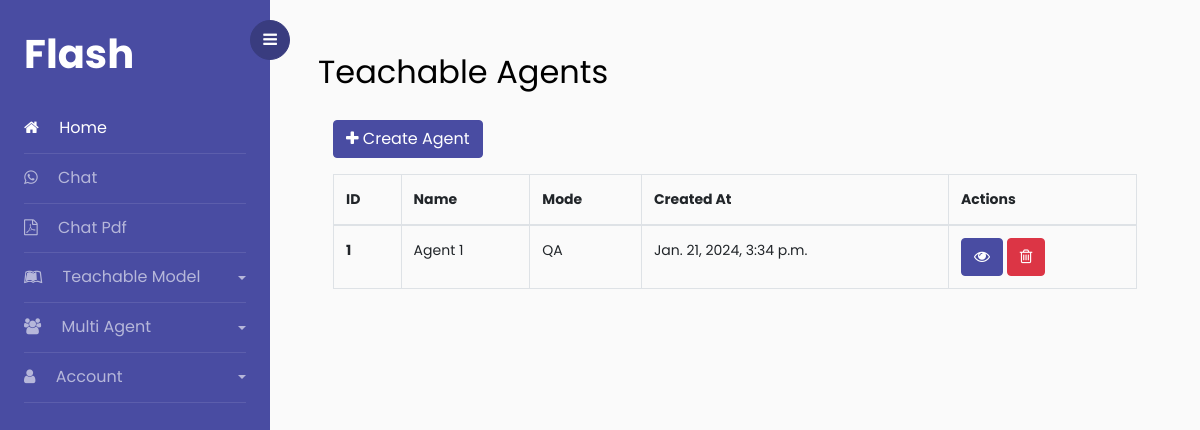
Page /chat/teachable-agent/ (signed in) on the committed database.
### chat/models.py (models this page shows, shortened)
class TeachableAgent(models.Model):
    MODE_CHOICES = (
        ('QA', 'Question-Answer'),
        ('PDF', 'PDF'),
    )
    user = models.ForeignKey(User, on_delete=models.CASCADE, related_name='teachable_agents')
    name = models.CharField(max_length=255)
    slug = models.SlugField(max_length=255, unique=True, blank=True, null=True)
    mode = models.CharField(max_length=255, choices=MODE_CHOICES, default='QA')
    created_at = models.DateTimeField(auto_now_add=True)
    updated_at = models.DateTimeField(auto_now=True)
    is_active = models.BooleanField(default=True)

### chat/views.py (the view)
# urls.py: path("teachable-agent/", TeachableAgentView.as_view(), name="teachable-agent"),
class TeachableAgentView(LoginRequiredMixin, View):
    def get(self, request, *args, **kwargs):
        agents = request.user.teachable_agents.all()
        return render(request, "pages/teachable_agents.html", {'agents': agents})

### templates/pages/teachable_agents.html
{% extends "pages/base.html" %}
{% block content %}
    <div id="content" class="p-4 p-md-5 pt-5">
        <h2 class="mb-4">Teachable Agents</h2>
        <div class="container">
            {% if agents %}
            <div class="row">
                <div class="col-12">
                    <a href="{% url "chat:create-teachable-agent" %}" class="btn btn-primary mb-3"><i class="fa fa-plus"></i> Create Agent</a>
                    <table class="table table-bordered">
                        <thead>
                        <tr>
                            <th scope="col">ID</th>
                            <th scope="col">Name</th>
                            <th scope="col">Mode</th>
                            <th scope="col">Created At</th>
                            <th scope="col">Actions</th>
                        </tr>
                        </thead>
                        <tbody>
                        {% for agent in agents %}
                        <tr>
                            <th scope="row">{{ agent.id }}</th>
                            <td>{{ agent.name }}</td>
                            <td>{{ agent.mode }}</td>
                            <td>{{ agent.created_at }}</td>
                            <td>
                                {% if agent.mode == "PDF" and not agent.is_active %}
                                <a href="{% url "chat:teachable" agent.slug %}" class="btn btn-primary disabled"><i class="fa fa-eye-slash"></i></a>
                                {% else %}
                                <a href="{% url "chat:teachable" agent.slug %}" class="btn btn-primary"><i class="fa fa-eye"></i></a>
                                {% endif %}
                                <a href="{% url "chat:teachable-agent-delete" agent.slug %}" class="btn btn-danger"><i class="fa fa-trash-o"></i></a>
                            </td>
                        </tr>
                        {% endfor %}
                        </tbody>
                    </table>
                </div>
            </div>
                {% else %}
                <div class="row">
                    <div class="col-12">
                        <p>No agents found.</p>
                    <a href="{% url "chat:create-teachable-agent" %}" class="btn btn-primary"><i class="fa fa-plus"></i> Create Agent</a>
                    </div>
            {% endif %}
        </div>
    </div>
{% endblock %}

### rows in the picture
TeachableAgent: id "1", name "Agent 1", mode "QA", created_at "Jan. 21, 2024, 3:34 p.m."
